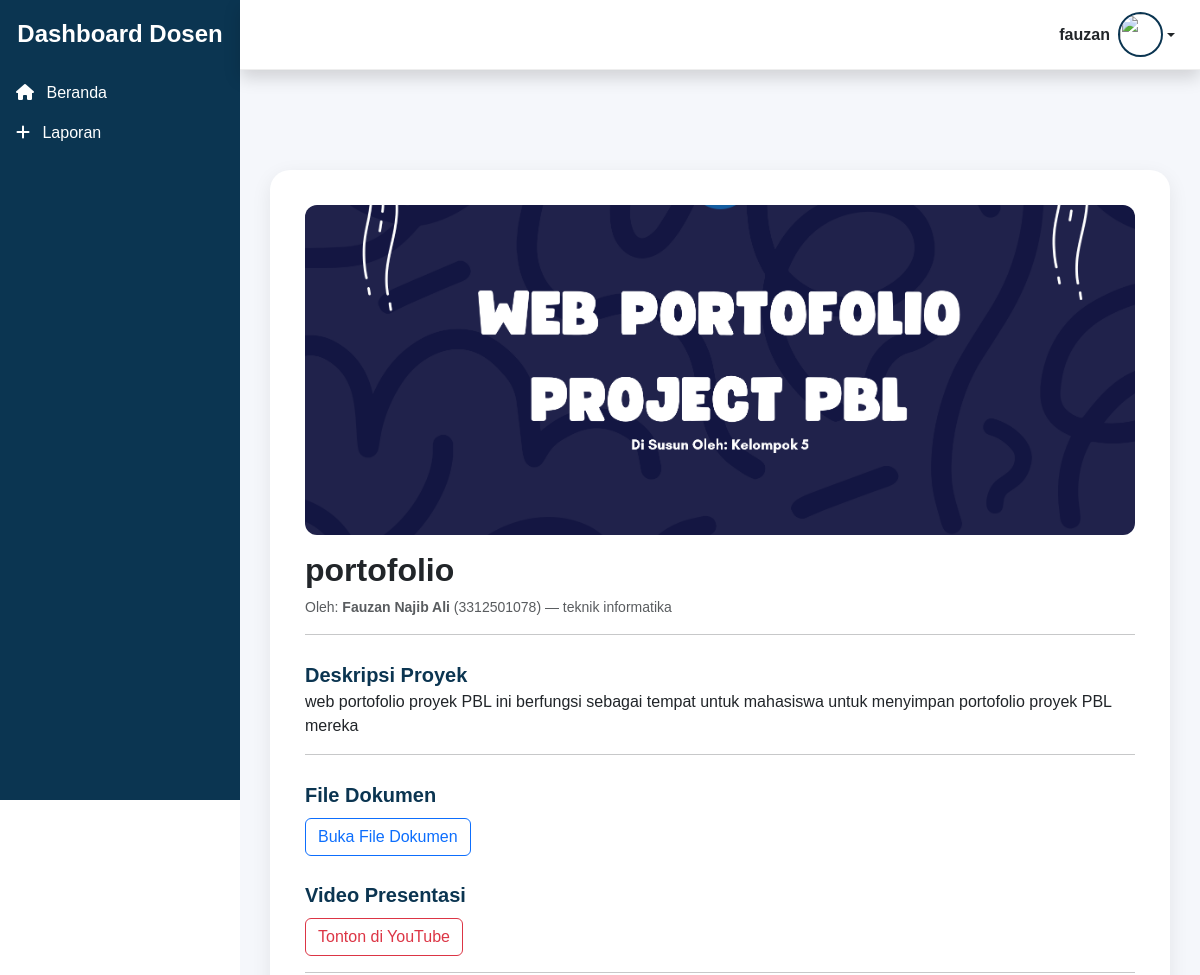
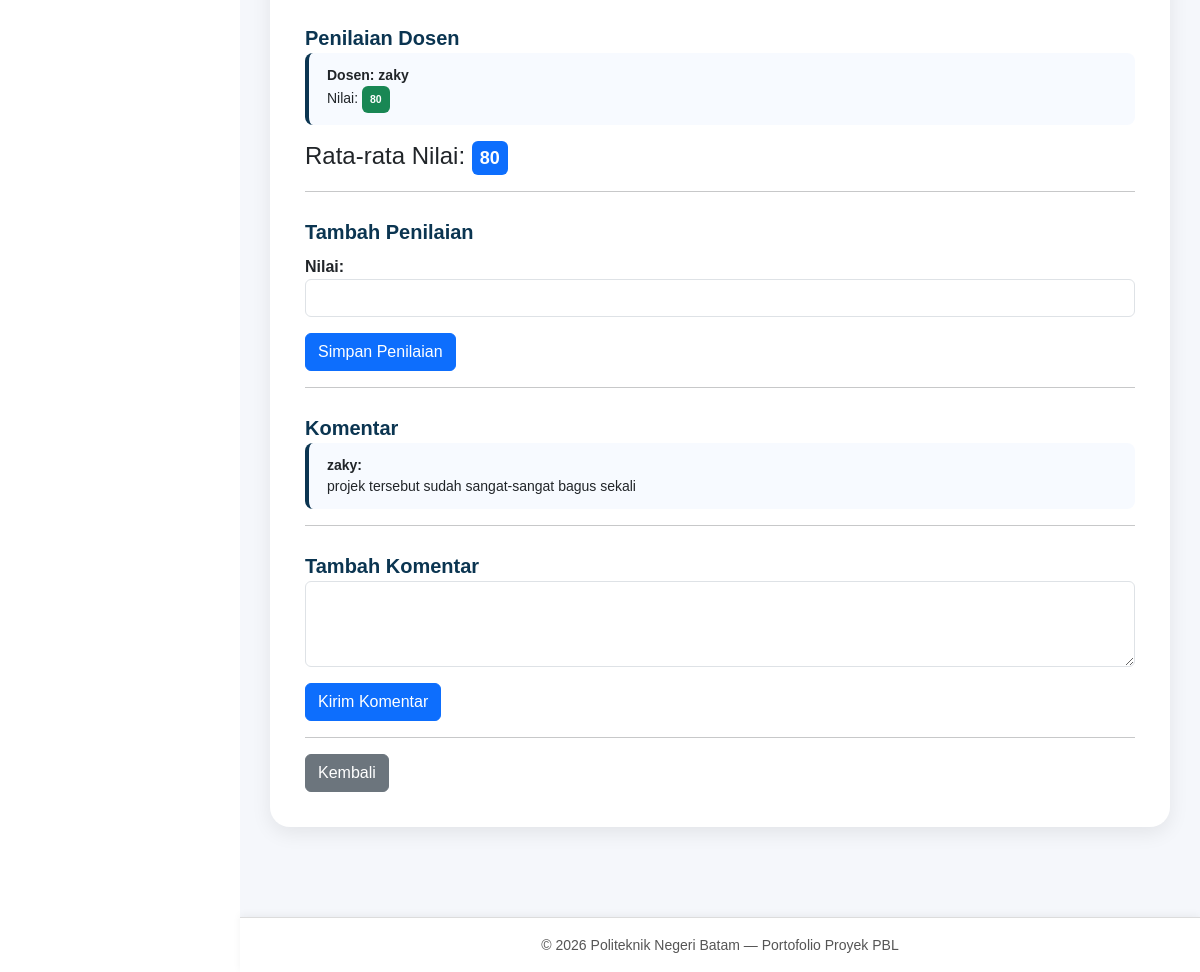
Screenshot of /dosen/detail_projek.php?id_projek=23 (signed in) with the database file from the repository (2 pictures, top to bottom).
### tables this page shows
CREATE TABLE `projek` (
  `id_projek` int NOT NULL,
  `judul` varchar(255) NOT NULL,
  `semester` enum('ganjil','genap') NOT NULL,
  `deskripsi` varchar(255) NOT NULL,
  `ketua` varchar(255) NOT NULL,
  `anggota` varchar(255) NOT NULL,
  `link_file` varchar(255) NOT NULL,
  `link_yt` varchar(255) NOT NULL,
  `foto` varchar(255) NOT NULL,
  `id_komentar` int DEFAULT NULL,
  `id_penilaian` int DEFAULT NULL,
  `id_user` int DEFAULT NULL
);

CREATE TABLE `users` (
  `id_user` int NOT NULL,
  `nama` varchar(100) DEFAULT NULL,
  `username` varchar(100) DEFAULT NULL,
  `password` varchar(255) DEFAULT NULL,
  `nim` varchar(20) NOT NULL,
  `jurusan` enum('teknik elektro','teknik informatika','teknik mesin','manajemen bisnis') NOT NULL,
  `profil` varchar(255) DEFAULT NULL,
  `role` enum('mahasiswa','dosen','admin') NOT NULL
);

CREATE TABLE `penilaian` (
  `id_penilaian` int NOT NULL,
  `id_projek` int NOT NULL,
  `id_user` int NOT NULL,
  `nilai` int NOT NULL
);

CREATE TABLE `komentar` (
  `id_komentar` int NOT NULL,
  `komentar` varchar(255) NOT NULL,
  `id_projek` int NOT NULL,
  `id_user` int NOT NULL
);

### dosen/detail_projek.php (the view, shortened to what this page needs)
<?php
include "../template_dosen/header.php";
include "../template_dosen/sidebar.php";
include "../template_dosen/topbar.php";
$id_projek = $_GET['id_projek'];
$projek_query = mysqli_query($koneksi,
    "SELECT p.*, u.nama AS pemilik, u.username, u.jurusan
     FROM projek p
     LEFT JOIN users u ON p.id_user = u.id_user
     WHERE p.id_projek = '$id_projek'"
);
$projek = mysqli_fetch_assoc($projek_query);
$nilai_query = mysqli_query($koneksi,
    "SELECT n.*, u.nama AS nama_dosen
     FROM penilaian n
     LEFT JOIN users u ON n.id_user = u.id_user
     WHERE n.id_projek = '$id_projek'
     ORDER BY n.id_penilaian DESC"
);
$komentar_query = mysqli_query($koneksi,
    "SELECT k.*, u.nama AS nama_pengomentar
     FROM komentar k
     LEFT JOIN users u ON k.id_user = u.id_user
     WHERE k.id_projek = '$id_projek'
     ORDER BY k.id_komentar DESC"
);
$cek_nilai_dosen = mysqli_query($koneksi,
    "SELECT * FROM penilaian
     WHERE id_projek = '$id_projek'
     AND id_user = '$session_id_user'"
);
$nilai_saya = mysqli_fetch_assoc($cek_nilai_dosen);
?>
<div class="content-wrapper">
  <div class="project-card">
    <img src="../gambar/<?= $projek['foto'] ?>" class="project-img">
    <h2 class="mt-3 fw-bold"><?= $projek['judul'] ?></h2>
    <p class="text-muted mb-2" style="font-size:14px;">
      Oleh: <b><?= $projek['pemilik'] ?></b> (<?= $projek['username'] ?>) — <?= $projek['jurusan'] ?>
    </p>
    <hr>
    <div>
      <div class="section-title">Deskripsi Proyek</div>
      <p><?= nl2br($projek['deskripsi']) ?></p>
    </div>
    <hr>
    <div>
      <div class="section-title">File Dokumen</div>
      <a href="<?= $projek['link_file'] ?>" target="_blank" class="btn btn-outline-primary mt-2">
        Buka File Dokumen
      </a>
      <div class="section-title mt-4">Video Presentasi</div>
      <a href="<?= $projek['link_yt'] ?>" target="_blank" class="btn btn-outline-danger mt-2">
        Tonton di YouTube
      </a>
    </div>
    <hr>
    <div>
      <div class="section-title">Penilaian Dosen</div>
      <?php
      if (mysqli_num_rows($nilai_query) == 0) {
          echo "<p class='text-muted'>Belum ada penilaian.</p>";
      } else {
          $total = 0;
          $jumlah = 0;
          while ($n = mysqli_fetch_assoc($nilai_query)) {
              echo "
              <div class='nilai-box'>
                <b>Dosen: {$n['nama_dosen']}</b><br>
                Nilai: <span class='badge bg-success p-2'>{$n['nilai']}</span>
              </div>";
              $total += $n['nilai'];
              $jumlah++;
          }
          $rata = $total / $jumlah;
          echo "<h4 class='mt-3'>Rata-rata Nilai:
                <span class='badge bg-primary p-2'>".round($rata,2)."</span></h4>";
      }
      ?>
    </div>
    <hr>
    <div>
      <div class="section-title">
        <?= $nilai_saya ? "Edit Penilaian Anda" : "Tambah Penilaian" ?>
      </div>
      <form action="<?= $nilai_saya ? 'update_nilai.php' : 'simpan_nilai.php' ?>" method="POST">
        <label class="fw-semibold mt-2">Nilai:</label>
        <input type="number" name="nilai" class="form-control"
               value="<?= $nilai_saya ? $nilai_saya['nilai'] : '' ?>"
               min="0" max="100" required>
        <button class="btn btn-primary mt-3">
          <?= $nilai_saya ? "Update Nilai" : "Simpan Penilaian" ?>
        </button>
      </form>
    </div>
    <hr>
    <div>
      <div class="section-title">Komentar</div>
      <?php
      while ($k = mysqli_fetch_assoc($komentar_query)) {
          echo "
          <div class='komentar-box'>
            <b>{$k['nama_pengomentar']}:</b><br>
            ".nl2br($k['komentar'])."
          </div>";
      }
      ?>
    </div>
    <hr>
    <div>
      <div class="section-title">Tambah Komentar</div>
      <form action="simpan_komentar.php" method="POST">
        <textarea name="komentar" class="form-control" rows="3" required></textarea>
        <button class="btn btn-primary mt-3">Kirim Komentar</button>
      </form>
    </div>
    <hr>
    <a href="dashboard_dosen.php" class="btn btn-secondary">Kembali</a>
  </div>
</div>
<?php include "../template/footer.php"; ?>

### template_dosen/header.php (style rules this page uses)
:root { --sidebar-width: 240px; --header-height: 70px; --footer-height: 55px; }
body { font-family: 'Poppins', sans-serif; background: white; padding-top: var(--header-height); padding-bottom: var(--footer-height); }

### dosen/detail_projek.php (style rules this page uses)
.content-wrapper { margin-left: 240px; padding: 100px 30px 90px; min-height: 100vh; background: #f5f7fb; }
.project-card { background: #ffffff; padding: 35px; border-radius: 20px; box-shadow: 0 6px 20px rgba(0,0,0,0.08); max-width: 900px; margin: auto; }
.project-img { width: 100%; height: 330px; object-fit: cover; border-radius: 12px; }
.section-title { font-weight: 700; font-size: 20px; margin-top: 25px; color: #0b3551; }
.komentar-box, .nilai-box { background: #f7faff; border-left: 4px solid #0b3551; padding: 12px 18px; border-radius: 8px; margin-bottom: 12px; font-size: 14px; }

### rows the page displays
projek: foto (picture), judul "portofolio", id_user.nama "Fauzan Najib Ali", id_user.username "3312501078", id_user.jurusan "teknik informatika", deskripsi "web portofolio proyek PBL ini berfungsi sebagai tempat untuk mahasiswa untuk menyimpan portofolio proyek PBL mereka"
penilaian: id_user.nama "zaky", nilai "80"
komentar: id_user.nama "zaky", komentar "projek tersebut sudah sangat-sangat bagus sekali"

### other values shown
$session_nama "fauzan"
$rata "80"
